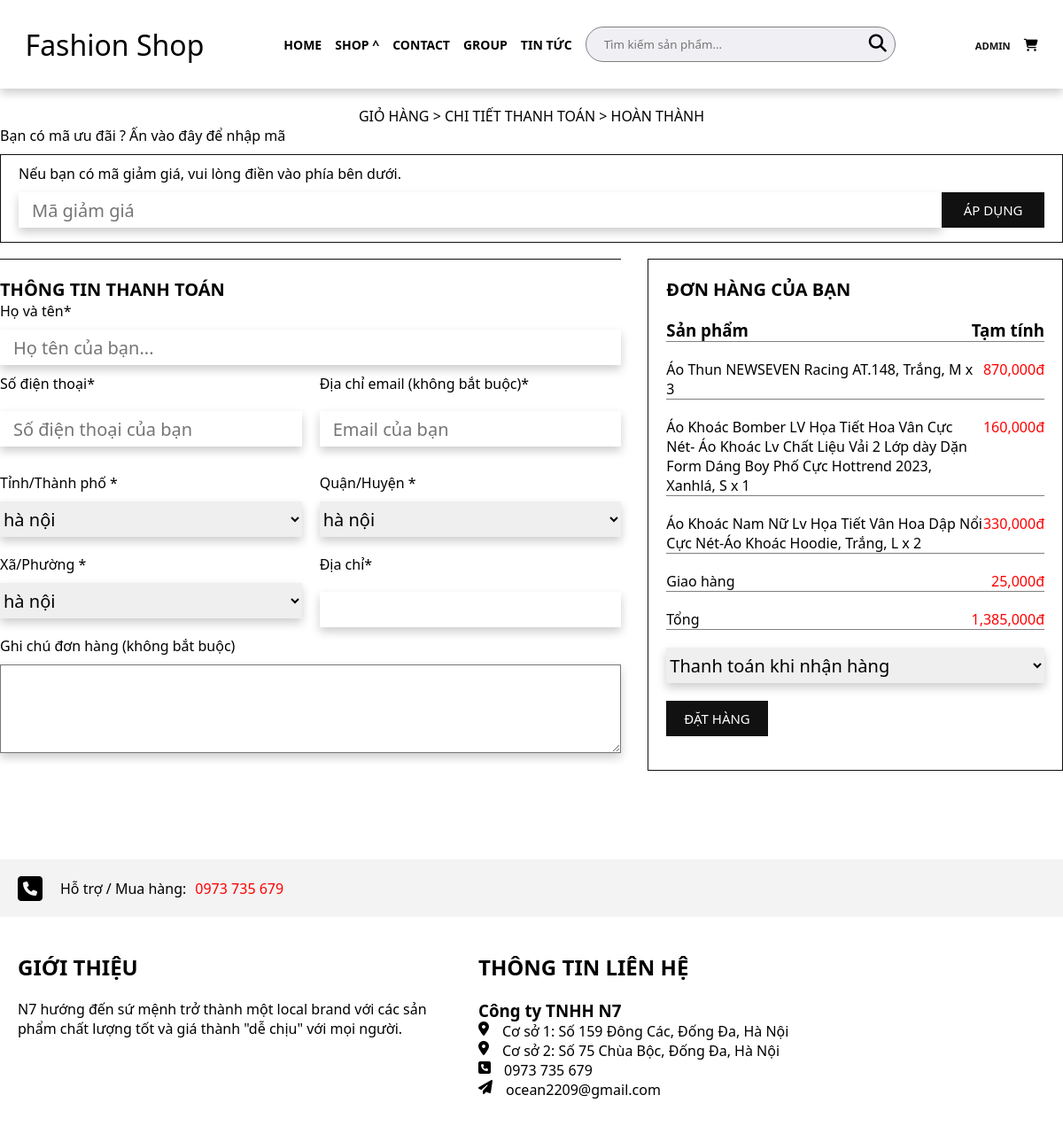
The app's page /view/index.php?act=thanhtoan (signed in) with its own data.
### tables this page shows
CREATE TABLE `cart` (
  `id` int(11) NOT NULL,
  `id_user` int(11) NOT NULL,
  `id_bt_sanpham` int(11) NOT NULL,
  `soluong` int(11) NOT NULL
);

CREATE TABLE `sanpham` (
  `id` int(11) NOT NULL COMMENT 'Id sản phẩm',
  `name` varchar(255) NOT NULL COMMENT 'Tên sản phẩm',
  `img` varchar(225) NOT NULL,
  `price_niemyet` double(10,2) NOT NULL DEFAULT 0.00 COMMENT 'Giá sản phẩm',
  `price_sale` int(100) NOT NULL COMMENT 'Giá sale',
  `mota` text NOT NULL COMMENT 'Mô tả',
  `luotxem` int(11) NOT NULL DEFAULT 0 COMMENT 'Lượt xem',
  `iddm` int(11) NOT NULL COMMENT 'Id danh mục'
);

CREATE TABLE `mau_sac` (
  `id` int(11) NOT NULL,
  `value` varchar(255) NOT NULL
);

CREATE TABLE `kich_thuoc` (
  `id` int(11) NOT NULL,
  `value` varchar(225) NOT NULL
);

### model/pdo.php (called while the page is built, shortened)
<?php
function pdo_get_connection(){
    $servername = "localhost";
    $username = "root";
    $password = "";
    try {
        $conn = new PDO("mysql:host=$servername;dbname=duan1_09", $username, $password);
        $conn->setAttribute(PDO::ATTR_ERRMODE, PDO::ERRMODE_EXCEPTION);
        return $conn;
    } catch(PDOException $e) {
        echo "Connection failed: " . $e->getMessage();
    }
}
function pdo_query($sql){
    $sql_args=array_slice(func_get_args(),1);
    try{
        $conn=pdo_get_connection();
        $stmt=$conn->prepare($sql);
        $stmt->execute($sql_args);
        $rows=$stmt->fetchAll();
        return $rows;
    }
    catch(PDOException $e){
        throw $e;
    }
    finally{
        unset($conn);
    }
}
?>

### model/thanhtoan.php (called while the page is built, shortened)
<?php
function count_sp_add($iduser)
{
    $sql = "SELECT
                cart.id AS id_cart,
                cart.id_user,
                COUNT(cart.id_user) AS so_sp,
                cart.soluong AS so_luong,
                bienthe.id_sp AS id_bienthe,
                bienthe.id_mau_sac,
                bienthe.id_kich_thuoc,
                sanpham.id AS id_sp,
                sanpham.name AS ten_sp,
                sanpham.img AS img_sp,
                sanpham.price_sale,
                mau_sac.value AS mau_sac,
                kich_thuoc.value AS kich_thuoc
                FROM cart
                JOIN bien_the AS bienthe ON bienthe.id = cart.id_bt_sanpham
                JOIN sanpham ON sanpham.id = bienthe.id_sp
                JOIN mau_sac ON mau_sac.id = bienthe.id_mau_sac
                JOIN kich_thuoc ON kich_thuoc.id = bienthe.id_kich_thuoc
                WHERE cart.id_user = $iduser;
        ";
    $result = pdo_query($sql);
    return $result;
}

### model/cart.php (called while the page is built, shortened)
<?php
function loadall_cart($iduser)
{
            $sql = "SELECT
            cart.id AS id_cart,
            cart.id_user,
            cart.soluong AS so_luong,
            bienthe.id_sp AS id_bienthe,
            bienthe.id_mau_sac,
            bienthe.id_kich_thuoc,
            sanpham.id AS id_sp,
            sanpham.name AS ten_sp,
            sanpham.img AS img_sp,
            sanpham.price_sale,
            mau_sac.value AS mau_sac,
            kich_thuoc.value AS kich_thuoc
        FROM cart
        JOIN bien_the AS bienthe ON bienthe.id = cart.id_bt_sanpham
        JOIN sanpham ON sanpham.id = bienthe.id_sp
        JOIN mau_sac ON mau_sac.id = bienthe.id_mau_sac
        JOIN kich_thuoc ON kich_thuoc.id = bienthe.id_kich_thuoc
        WHERE cart.id_user = $iduser;
    ";
    $result = pdo_query($sql);
    return $result;
}

### view/thanhtoan.php (the view, shortened to what this page needs)
<div class="thanhtoan">
    <div class="link">GIỎ HÀNG > CHI TIẾT THANH TOÁN > HOÀN THÀNH</div>
    <div class="add_voucher">
        <p>Bạn có mã ưu đãi ? Ấn vào đây để nhập mã </p>
        <div class="ip_add_voucher">
            <p>Nếu bạn có mã giảm giá, vui lòng điền vào phía bên dưới.</p>
            <form action="" method="post">
                <input type="text" name="voucher" id="" placeholder="Mã giảm giá">
                <input type="submit" name="add_voucher" value="ÁP DỤNG">
            </form>
        </div>
    </div>
    <div class="tt_thanhtoan">
        <form action="index.php?act=thanhtoan" method="post">
            <div class="tt_user">
                <h2>THÔNG TIN THANH TOÁN</h2>
                <label for="">Họ và tên*</label>
                <input type="text" name="name" placeholder="Họ tên của bạn...">
                <div class="ip_bottom">
                    <div class="ip_in_bottom">
                        <label for="">Số điện thoại*</label>
                        <input type="number" name="phone" placeholder="Số điện thoại của bạn">
                    </div>
                    <div class="ip_in_bottom">
                        <label for="">Địa chỉ email (không bắt buộc)*</label>
                        <input type="text" name="email" placeholder="Email của bạn">
                    </div>
                    <div class="ip_in_bottom">
                        <label for="">Tỉnh/Thành phố *</label>
                        <select name="tp" id="">
                            <option value="Hà nội">hà nội</option>
                        </select>
                    </div>
                    <div class="ip_in_bottom">
                        <label for="">Quận/Huyện *</label>
                        <select name="qh" id="">
                            <option value="Hà nội">hà nội</option>
                        </select>
                    </div>
                    <div class="ip_in_bottom">
                        <label for="">Xã/Phường *</label>
                        <select name="xp" id="">
                            <option value="Hà nội">hà nội</option>
                        </select>
                    </div>
                    <div class="ip_in_bottom">
                        <label for="">Địa chỉ*</label>
                        <input type="text" name="dchi">
                    </div>
                </div>
                <label for="">Ghi chú đơn hàng (không bắt buộc)</label>
                <textarea name="note" id="" cols="30" rows="10"></textarea>
            </div>
            <div class="tt_donhang">
                <h2>ĐƠN HÀNG CỦA BẠN</h2>
                <div class="space">
                    <h3>Sản phẩm</h3>
                    <h3>Tạm tính</h3>
                </div>
                <?php
                $i =0;
                $tong = 0;
                foreach($count_sp_add as $count_sp){
                    $i+=$count_sp['so_sp'];
                }
                for($j=0; $j<$i; $j++){
                    echo '
                    <div class="space">
                        <p>'.$ds_sp_thanhtoan[$j]['ten_sp'].', '.$ds_sp_thanhtoan[$j]['mau_sac'].', '.$ds_sp_thanhtoan[$j]['kich_thuoc'].' x '.$ds_sp_thanhtoan[$j]['so_luong'].'</p>
                        <span>'.number_format($ds_sp_thanhtoan[$j]['price_sale']*$ds_sp_thanhtoan[$j]['so_luong']).'đ</span>
                    </div>
                    ';
                    $tong+= $ds_sp_thanhtoan[$j]['price_sale']*$ds_sp_thanhtoan[$j]['so_luong'];
                }
                ?>
                <div class="space">
                    <p>Giao hàng</p>
                    <span><?php echo ($tong>0)? '25,000':'0'?>đ</span>
                </div>
                <div class="space">
                    <p>Tổng</p>
                    <span><?=number_format($tong+25000)?>đ</span>
                </div>
                <select name="pt_thanhtoan" id="">
                    <option value="">Thanh toán khi nhận hàng</option>
                </select><BR>
                <input type="submit"  name="dat_hang" value="ĐẶT HÀNG">
            </div>
        </form>
    </div>
</div>

### assets/css/style_chitietsp.css (style rules this page uses)
* { margin: 0px auto; padding: 0px; font-family: roboto; }

### assets/css/style_home.css (style rules this page uses)
h2 { text-transform: uppercase; }

### assets/css/css.css (style rules this page uses)
:root { --black: #333333; --black-2: #161616; --gray: #707070; --white: #ffffff; }
* { margin: 0; padding: 0; box-sizing: border-box; font-family: system-ui; list-style: none; }

### records on screen
cart: sanpham.name "Áo Thun NEWSEVEN Racing AT.148", mau_sac.value "Trắng", kich_thuoc.value "M", soluong "3", soluong.price_sale "870,000"
cart: sanpham.name "Áo Khoác Bomber LV Họa Tiết Hoa Vân Cực Nét- Áo Khoác Lv Chất Liệu Vải 2 Lớp dày Dặn Form Dáng Boy Phố Cực Hottrend 2023", mau_sac.value "Xanhlá", kich_thuoc.value "S", soluong "1", soluong.price_sale "160,000"
cart: sanpham.name "Áo Khoác Nam Nữ Lv Họa Tiết Vân Hoa Dập Nổi Cực Nét-Áo Khoác Hoodie", mau_sac.value "Trắng", kich_thuoc.value "L", soluong "2", soluong.price_sale "330,000"

### other values on screen
$_SESSION['user'] "ADMIN"
$tong+25000 "1,385,000"
